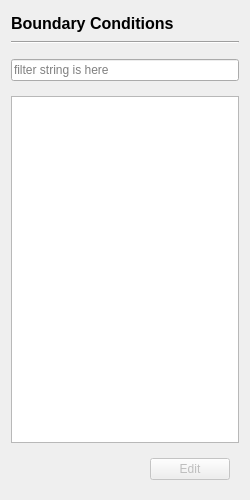
<?xml version="1.0" encoding="UTF-8"?>
<ui version="4.0">
 <class>BoundaryConditionsPage</class>
 <widget class="QWidget" name="BoundaryConditionsPage">
  <property name="geometry">
   <rect>
    <x>0</x>
    <y>0</y>
    <width>250</width>
    <height>500</height>
   </rect>
  </property>
  <property name="windowTitle">
   <string>Form</string>
  </property>
  <layout class="QVBoxLayout" name="verticalLayout">
   <item>
    <widget class="QLabel" name="title">
     <property name="minimumSize">
      <size>
       <width>0</width>
       <height>24</height>
      </size>
     </property>
     <property name="font">
      <font>
       <pointsize>12</pointsize>
       <bold>true</bold>
      </font>
     </property>
     <property name="text">
      <string>Boundary Conditions</string>
     </property>
    </widget>
   </item>
   <item>
    <widget class="Line" name="line">
     <property name="orientation">
      <enum>Qt::Horizontal</enum>
     </property>
    </widget>
   </item>
   <item>
    <widget class="QWidget" name="widget_2" native="true">
     <layout class="QHBoxLayout" name="horizontalLayout_2">
      <property name="leftMargin">
       <number>0</number>
      </property>
      <property name="rightMargin">
       <number>0</number>
      </property>
      <item>
       <widget class="QLineEdit" name="filter">
        <property name="placeholderText">
         <string>filter string is here</string>
        </property>
       </widget>
      </item>
     </layout>
    </widget>
   </item>
   <item>
    <widget class="QTreeWidget" name="boundaries">
     <property name="styleSheet">
      <string notr="true">QTreeView::indicator:unchecked {image: url(:/icons/eye-off.svg);}
QTreeView::indicator:checked {image: url(:/icons/eye.svg);}</string>
     </property>
     <property name="editTriggers">
      <set>QAbstractItemView::NoEditTriggers</set>
     </property>
     <property name="animated">
      <bool>true</bool>
     </property>
     <property name="headerHidden">
      <bool>true</bool>
     </property>
     <property name="columnCount">
      <number>2</number>
     </property>
     <column>
      <property name="text">
       <string notr="true">1</string>
      </property>
     </column>
     <column>
      <property name="text">
       <string notr="true">2</string>
      </property>
     </column>
    </widget>
   </item>
   <item>
    <widget class="QWidget" name="widget" native="true">
     <layout class="QHBoxLayout" name="horizontalLayout">
      <item>
       <spacer name="horizontalSpacer">
        <property name="orientation">
         <enum>Qt::Horizontal</enum>
        </property>
        <property name="sizeHint" stdset="0">
         <size>
          <width>130</width>
          <height>20</height>
         </size>
        </property>
       </spacer>
      </item>
      <item>
       <widget class="QPushButton" name="edit">
        <property name="enabled">
         <bool>false</bool>
        </property>
        <property name="text">
         <string>Edit</string>
        </property>
       </widget>
      </item>
     </layout>
    </widget>
   </item>
  </layout>
 </widget>
 <resources>
  <include location="../../../../resource.qrc"/>
 </resources>
 <connections/>
</ui>
